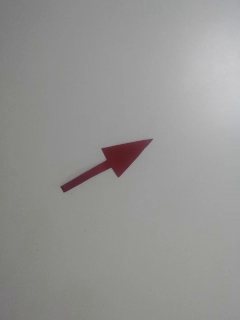
#> input picture frame 78 of reconocimiento/videos/flecha2.mp4, 240 x 320 px, given in place of persona.mp4, which was not available
$ python generar_dataset.py   (older library calls are emulated)
#> lines starting #> are read from the running program, lines starting #| are printed output that depends on the picture; after the words box and inside, x2 and y2 are one past the last pixel; in counts of white or black regions, pixels touching at a corner belong together; pictures that were not available may be replaced by others from this repository, and a replacement may not be noted
### reconocimiento/codigo/clasificador.py
import numpy as np
import cv2
import parametros
#from scipy.spatial import distance_matrix
def distance_matrix (x,y):
    return -2*np.dot (x,y.T) + np.sum (y**2,axis=1)# + np.sum (x**2,axis=1)
class Clasificador:
    def __init__(self):
        self.c_marca = parametros.c_marca
        self.c_fondo = parametros.c_fondo
        self.c_linea = parametros.c_linea
        self.centroids = np.array([self.c_marca,self.c_fondo,self.c_linea])
        self.W = np.c_[np.apply_along_axis(lambda zi: zi.dot(zi)/-2,1,self.centroids),self.centroids]
    def classif_px (self,px):
        x = np.insert (px,0,1,axis=1)
        return np.argmax(x.dot (self.centroids.T))

    def classif_img(self,bgr):
        '''Devuelve una matriz con los valores 0,1 o 2 para cada pixel (marca,fondo,linea)'''
        imrgb = cv2.cvtColor(bgr,cv2.COLOR_BGR2RGB)
        im =imrgb
        imn = np.rollaxis((np.rollaxis(im,2)+0.0)/np.sum(im,2),0,3)[:,:,:2]
        x,y,z = imn.shape
        imr = np.reshape (imn,(-1,z))
        # cats = np.apply_along_axis (self.classif_px,1,imr)
        d = self.distance_matrix (imr,self.centroids)
        #cats = np.argmin (d,axis=1)
        cats = np.argmax(d,axis=1)
        res = np.reshape (cats,(x,y))
        return res
    def distance_matrix (self,x,y):
        #return -2*np.dot (x,y.T) + np.sum (y**2,axis=1)# + np.sum (x**2,axis=1)
        X = np.insert(x,0,1,axis=1)
        return X.dot(self.W.T)

### reconocimiento/codigo/analisis.py
#coding: utf-8
import cv2
import numpy as np
import time

LINEA_RECTA = 0
CURVA_DERECHA = 1
CURVA_IZQUIERDA = 2
DOS_SALIDAS = 3
TRES_SALIDAS= 4


# [14 lines left out: functions in_border, chull_area, not called in this run]

def carea(x,y):
    return 0.5*np.abs(np.dot(x,np.roll(y,1))-np.dot(y,np.roll(x,1)))

def en_borde(cont,shape):
    x,y = shape
    return np.any(cont[:,0,:] == 0) or np.any(cont[:,0,0] == y-1) or np.any(cont[:,0,1] == x-1)

def limpiar_img(img):
    """ Eliminar aquellos pixeles que estaban mal segmentados como linea en la imagen

    img: imagen binaria en la que los 1 son pixeles de linea y los 0 de otra cosa
    devuelve otra imagen binaria en la que solo aparece el contorno más grande
    """
    res = np.zeros(img.shape)
    #_,
    conts, hier = cv2.findContours((img== 1).astype(np.uint8)*255,cv2.RETR_LIST,cv2.CHAIN_APPROX_NONE)
    biggest = None
    area = 1000
    for cont in conts:
        new_area = cv2.contourArea(cont)
        if new_area > area:
            biggest = cont
            area = new_area

    #res[biggest] = 1
    if biggest is not None and not en_borde(biggest,img.shape):
            cv2.drawContours(res, [biggest], 0, (1), thickness=cv2.FILLED)
    return res.astype(np.uint8)


    '''
    umbral_area = 0.1 # Porcentaje minimo que tiene que ocupar el contorno para considerarse linea
    _, conts, hier = cv2.findContours((img== 1).astype(np.uint8)*255,cv2.RETR_LIST,cv2.CHAIN_APPROX_NONE)
    for cont in conts:
        if cv2.contourArea(cont) > img.shape[0]*img.shape[1]*umbral_area:
            img[cont[:,0,1],cont[:,0,0]] = 0

    _, conts, hier = cv2.findContours((img != 1).astype(np.uint8)*255,cv2.RETR_LIST,cv2.CHAIN_APPROX_NONE)

    # Si no tiene puntos en el borde de la imagen, no es una linea
    v,h = img.shape
    for cont in conts:
        if cv2.contourArea(cont) > img.shape[0]*img.shape[1]*umbral_area:
        #if not en_borde(cont,img.shape):
            img[cont[:,0,1],cont[:,0,0]] = 1
    return img
'''


# [161 lines left out: functions tipo_linea, direccion_flecha, entrada_salida, not called in this run]

### reconocimiento/codigo/generar_dataset.py
import  cv2
import numpy as np
import time

#import clasif as cl
import clasificador as c

import analisis as a
import pickle #Guardar los datos

cl = c.Clasificador()


n = -1


entrada=None

videos = ["../videos/persona.mp4","../videos/escalera.mp4","../videos/cruz.mp4","../videos/telefono.mp4", "../videos/flecha1.mp4", "../videos/flecha2.mp4","../videos/flecha3.mp4"]
etiquetas = ["persona","escalera","cruz","telefono","flecha","flecha","flecha"]

dataset = []
dataset_etiquetas = []

for i in range(len(videos)):
    # Inicio la captura de imagenes
    capture = cv2.VideoCapture(videos[i])
    longitud = int(capture.get(cv2.CAP_PROP_FRAME_COUNT))
    _,img = capture.read()
#> img is the input picture: shape (320, 240, 3); mean B, G, R 147.5, 148.5, 149.4
    modulador = longitud//200
    po = 0
    while (capture.isOpened()):
        n+=1
        ret,img = capture.read()

        if n % modulador != 0:
            continue
        if not ret:
            break

        po += 1
        h = int(img.shape[0]*0.3)
#> h = 96

        cats = cl.classif_img(img)
#> in classif_img, `imr = np.reshape (imn,(-1,z))`: imr = 76800 pairs, first value 0.327 to 0.579, second value 0.188 to 0.341
#> in classif_img, `res = np.reshape (cats,(x,y))`:
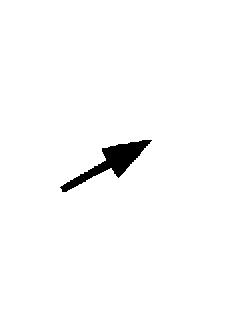
#> res: shape (320, 240) int64; values 0 (black) and 1 (white), 98.3% white; 1 black region, box (x1, y1, x2, y2) and area: (60, 140, 152, 192) 1331
        # preparo imagen binaria de la marca
        sym = (cats ==0).astype (np.uint8)
#> sym: shape (320, 240); values 0 (black) and 1 (white), 1.7% white; 1 white region
        sym = a.limpiar_img(sym)
#> in limpiar_img, `conts, hier = cv2.findContours((img== 1).astype(np.uint8)*255,cv2.RETR..`: conts = 1 contour; box (x1, y1, x2, y2) and area: (60, 140, 152, 192) 1218
#> the loop in limpiar_img, `for cont in conts:` made 1 pass
#> (new_area, area) on pass 1: (1218.5, 1218.5)
#> after the loop in limpiar_img, `for cont in conts:`: area = 1218.5; biggest = contour of 223 points, box (x1, y1, x2, y2) (60, 140, 152, 192), area 1218
        paleta = np.array([[0,0,0],[255,255,255],[0,0,255],[0,0,0]],dtype=np.uint8)
        grayscale_img = cv2.cvtColor(cv2.cvtColor(paleta[sym],cv2.COLOR_RGB2BGR),cv2.COLOR_BGR2GRAY)
        _, binary_img = cv2.threshold(grayscale_img, 20, 255, cv2.THRESH_BINARY)
        moments = cv2.HuMoments(cv2.moments(binary_img)).flatten()
#> moments = [0.00181, 2.56e-06, 2.19e-09, 1.8e-09, 3.57e-18, 2.88e-12, 1.12e-20]
        dataset.append(moments)
        dataset_etiquetas.append(etiquetas[i])
        cv2.imshow ("imagen", grayscale_img)
        cv2.waitKey (10)
    print(n)
    print(po)
with open("datasetFiguras", 'wb') as f:
        pickle.dump(dataset,f)
with open("datasetEtiquetasFiguras", 'wb') as f:
        pickle.dump(dataset_etiquetas,f)
cv2.destroyAllWindows ()
#video.release ()

$ run again, starting later in the video
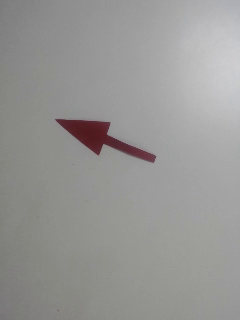
#> input picture frame 352 of reconocimiento/videos/flecha2.mp4, 240 x 320 px, given in place of persona.mp4, which was not available
#> img is the input picture: shape (320, 240, 3); mean B, G, R 149, 150.1, 151.2
#> imr = 76800 pairs, first value 0.326 to 0.608, second value 0.177 to 0.341
#> in classif_img, `res = np.reshape (cats,(x,y))`:
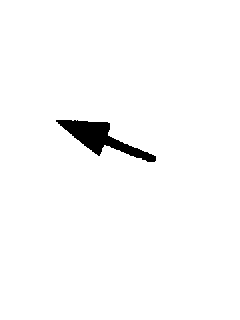
#> res: shape (320, 240) int64; values 0 (black) and 1 (white), 98.1% white; 1 black region, box (x1, y1, x2, y2) and area: (56, 120, 156, 162) 1490
#> sym: shape (320, 240); values 0 (black) and 1 (white), 1.9% white; 1 white region
#> conts = 1 contour; box (x1, y1, x2, y2) and area: (56, 120, 156, 162) 1374
#> the loop in limpiar_img, `for cont in conts:` made 1 pass
#> (new_area, area) on pass 1: (1374, 1374)
#> after the loop in limpiar_img, `for cont in conts:`: area = 1374; biggest = contour of 230 points, box (x1, y1, x2, y2) (56, 120, 156, 162), area 1374
#> moments = [0.00172, 2.28e-06, 1.44e-09, 1.19e-09, 1.56e-18, 1.8e-12, 7.13e-21]

$ run again, starting later in the video
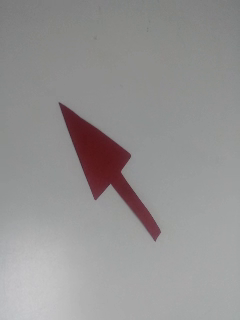
#> input picture frame 627 of reconocimiento/videos/flecha2.mp4, 240 x 320 px, given in place of persona.mp4, which was not available
#> img is the input picture: shape (320, 240, 3); mean B, G, R 146.8, 146.8, 148.8
#> imr = 76800 pairs, first value 0.326 to 0.654, second value 0.154 to 0.341
#> in classif_img, `res = np.reshape (cats,(x,y))`:
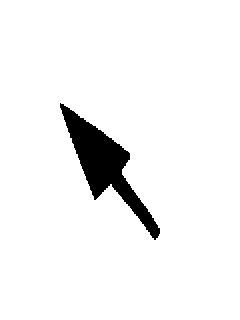
#> res: shape (320, 240) int64; values 0 (black) and 1 (white), 95.1% white; 1 black region, box (x1, y1, x2, y2) and area: (60, 103, 160, 240) 3773
#> sym: shape (320, 240); values 0 (black) and 1 (white), 4.9% white; 1 white region
#> conts = 1 contour; box (x1, y1, x2, y2) and area: (60, 103, 160, 240) 3588
#> the loop in limpiar_img, `for cont in conts:` made 1 pass
#> (new_area, area) on pass 1: (3587.5, 3587.5)
#> after the loop in limpiar_img, `for cont in conts:`: area = 3587.5; biggest = contour of 369 points, box (x1, y1, x2, y2) (60, 103, 160, 240), area 3588
#> moments = [0.00147, 1.56e-06, 5.03e-10, 4.47e-10, 2.12e-19, 5.55e-13, -4.76e-21]
